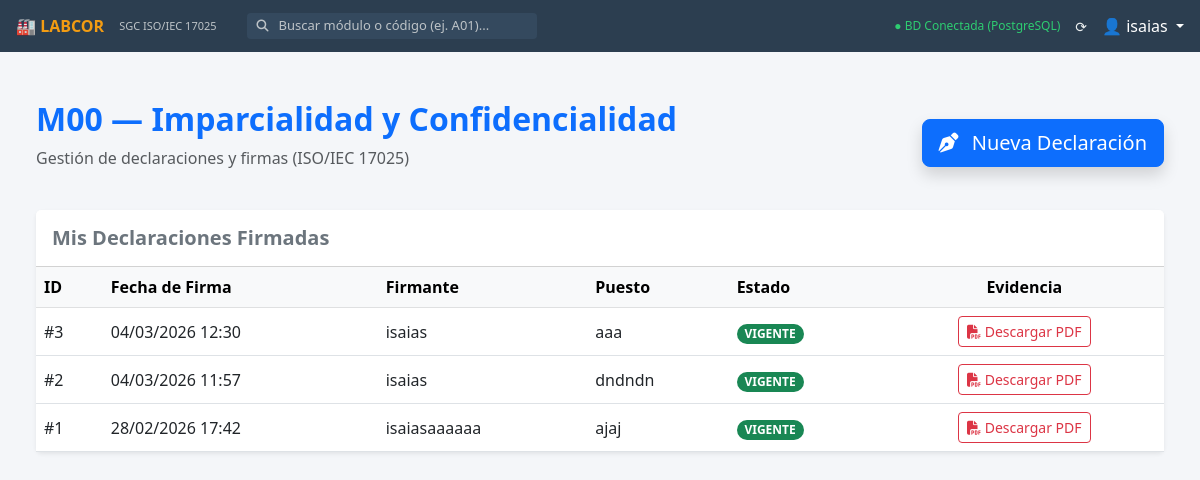
/m00/ (signed in), run on the app's committed database.
### m00_imparcialidad/models.py (models this page shows, shortened)
class DeclaracionImparcialidad(models.Model):
    usuario = models.ForeignKey(settings.AUTH_USER_MODEL, on_delete=models.CASCADE)
    nombre_completo = models.CharField(max_length=200)
    puesto = models.CharField(max_length=200)
    area = models.CharField(max_length=200, blank=True)
    acepta_imparcialidad = models.BooleanField(default=False)
    acepta_confidentialidad = models.BooleanField(default=False)
    acepta_privacidad = models.BooleanField(default=False)
    observaciones = models.TextField(blank=True, null=True)
    firma_imagen = models.ImageField(upload_to='firmas_m00/', verbose_name="Imagen de Firma")
    prev_hash = models.CharField(max_length=64, verbose_name="Hash Anterior")
    hash_registro = models.CharField(max_length=64, verbose_name="Hash Evidencia")
    created_at = models.DateTimeField(auto_now_add=True)
    ip_origen = models.GenericIPAddressField(null=True, blank=True)
    class Meta:
        ordering = ['-created_at']
        verbose_name = "Declaración M00"

### m00_imparcialidad/views.py (the view)
# urls.py: path('', views.dashboard_m00, name='dashboard'),
@login_required
def dashboard_m00(request):
    declaraciones = DeclaracionImparcialidad.objects.filter(usuario=request.user).order_by('-created_at')[:10]
    return render(request, 'm00_imparcialidad/dashboard.html', {'declaraciones': declaraciones})

### m00_imparcialidad/templates/m00_imparcialidad/dashboard.html (shortened to what this page needs)
{% extends 'base.html' %}
{% block content %}
<div class="container-fluid mt-4">
    <div class="d-flex justify-content-between align-items-center mb-4">
        <div>
            <h2 class="text-primary fw-bold">M00 — Imparcialidad y Confidencialidad</h2>
            <p class="text-muted">Gestión de declaraciones y firmas (ISO/IEC 17025)</p>
        </div>
        <div>
            <a href="{% url 'm00_imparcialidad:crear' %}" class="btn btn-primary btn-lg shadow">
                <i class="fas fa-pen-nib me-2"></i> Nueva Declaración
            </a>
        </div>
    </div>
    <div class="card shadow-sm border-0">
        <div class="card-header bg-white py-3">
            <h5 class="m-0 fw-bold text-secondary">Mis Declaraciones Firmadas</h5>
        </div>
        <div class="table-responsive">
            <table class="table table-hover align-middle mb-0">
                <thead class="table-light">
                    <tr>
                        <th>ID</th>
                        <th>Fecha de Firma</th>
                        <th>Firmante</th>
                        <th>Puesto</th>
                        <th>Estado</th>
                        <th class="text-center">Evidencia</th>
                    </tr>
                </thead>
                <tbody>
                    {% for decl in declaraciones %}
                    <tr>
                        <td>#{{ decl.id }}</td>
                        <td>{{ decl.created_at|date:"d/m/Y H:i" }}</td>
                        <td>{{ decl.nombre_completo }}</td>
                        <td>{{ decl.puesto }}</td>
                        <td>
                            <span class="badge bg-success rounded-pill">VIGENTE</span>
                        </td>
                        <td class="text-center">
                            <a href="{% url 'm00_imparcialidad:pdf' decl.id %}" target="_blank" class="btn btn-outline-danger btn-sm">
                                <i class="fas fa-file-pdf"></i> Descargar PDF
                            </a>
                        </td>
                    </tr>
                    {% endfor %}
                </tbody>
            </table>
        </div>
    </div>
</div>
{% endblock %}

### templates/base.html (shortened to what this page needs)
{% load static %}
<!DOCTYPE html>
<html lang="es">
<head>
    <link href="https://cdn.jsdelivr.net/npm/bootstrap@5.3.0/dist/css/bootstrap.min.css" rel="stylesheet">
    <link rel="stylesheet" href="https://cdnjs.cloudflare.com/ajax/libs/font-awesome/6.4.0/css/all.min.css">
</head>
<body>
    <div class="topbar">
        <a href="{% url 'inicio' %}" class="topbar-brand">🏭 LABCOR</a>
        <span class="topbar-subtitle">SGC ISO/IEC 17025</span>
        <div class="search-container d-none d-md-flex">
            <i class="fas fa-search" style="color: #bdc3c7; font-size: 12px;"></i>
            <input type="text" id="searchInput" class="search-input" placeholder="Buscar módulo o código (ej. A01)...">
        </div>
        <div class="ms-auto d-flex align-items-center">
            <span style="font-size: 12px; color: #2ecc71; margin-right: 15px;">
                ● BD Conectada (PostgreSQL)
            </span>
            <span style="font-size: 14px; margin-right: 15px; cursor: pointer;">
                ⟳
            </span>
            <div class="dropdown">
                <a href="#" class="text-decoration-none text-white dropdown-toggle" data-bs-toggle="dropdown">
                    👤 {{ user.username|default:"Admin" }}
                </a>
            </div>
        </div>
    </div>
    <main class="main-content">
        {% block content %}
        {% endblock %}
    </main>
</body>
</html>

### templates/base.html (style rules this page uses)
:root { --bg-main: #f4f6f9; --bg-topbar: #2c3e50; --card-bg: #ffffff; --card-border: #dee2e6; --card-hover: #ebf5fb; --text-main: #2c3e50; }
body { background-color: var(--bg-main); color: var(--text-main); font-family: 'Segoe UI', system-ui, sans-serif; overflow-x: hidden; margin: 0; }
.topbar { background-color: var(--bg-topbar); height: 52px; position: fixed; top: 0; width: 100%; z-index: 1050; display: flex; align-items: center; padding: 0 16px; color: #ecf0f1; }
.topbar-brand { font-size: 16px; font-weight: bold; color: #f39c12; margin-right: 15px; text-decoration: none; }
.topbar-subtitle { font-size: 11px; color: #bdc3c7; margin-right: 30px; }
.search-container { display: flex; align-items: center; background-color: #34495e; border-radius: 4px; padding: 2px 10px; }
.search-input { background: transparent; border: none; color: white; outline: none; margin-left: 8px; width: 250px; font-size: 13px; }
.search-input::placeholder { color: #bdc3c7; }
.main-content { margin-left: 0; margin-top: 52px; padding: 24px; min-height: calc(100vh - 52px); }

### data on the page
DeclaracionImparcialidad: id "3", created_at "04/03/2026 12:30", nombre_completo "isaias", puesto "aaa"
DeclaracionImparcialidad: id "2", created_at "04/03/2026 11:57", nombre_completo "isaias", puesto "dndndn"
DeclaracionImparcialidad: id "1", created_at "28/02/2026 17:42", nombre_completo "isaiasaaaaaa", puesto "ajaj"

### other printed values
{{ user.username|default:"Admin" }} "isaias"
